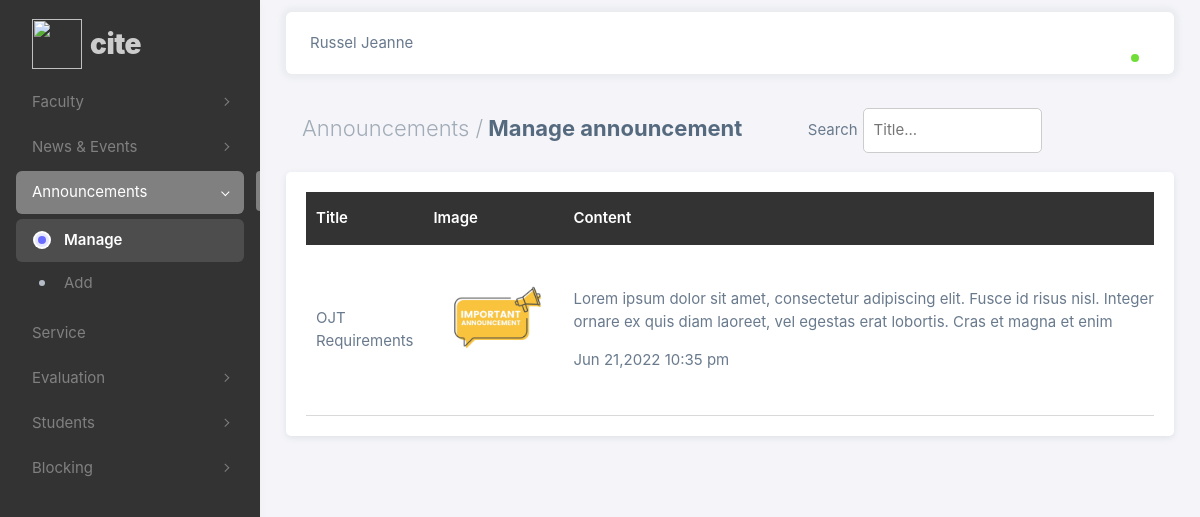
Page /admin/php/announcements.php (signed in) on the committed database.
### tables this page shows
CREATE TABLE `announcement_tbl` (
  `bulletin_id` int(11) NOT NULL,
  `photo` varchar(255) NOT NULL,
  `title` varchar(30) NOT NULL,
  `content` varchar(1000) NOT NULL,
  `time_date` datetime NOT NULL
);

### admin/php/announcements.php (the view, shortened to what this page needs)
<?php
if (isset($_SESSION['id']) && isset($_SESSION['username']) && isset($_SESSION['fname'])) {
?>
<!DOCTYPE html>
<html
  lang="en"
  class="light-style layout-menu-fixed"
  dir="ltr"
  data-theme="theme-default"
  data-assets-path="../assets/"
  data-template="vertical-menu-template-free"
>
  <head>
    <link rel="stylesheet" href="../assets/vendor/fonts/boxicons.css" />
    <link rel="stylesheet" href="../assets/vendor/css/core.css" class="template-customizer-core-css" />
    <link rel="stylesheet" href="../assets/vendor/css/theme-default.css" class="template-customizer-theme-css" />
    <link rel="stylesheet" href="../assets/css/demo.css" />
    <link rel="stylesheet" href="../assets/vendor/libs/perfect-scrollbar/perfect-scrollbar.css" />
    <link rel="stylesheet" href="../assets/vendor/libs/apex-charts/apex-charts.css" />
    <link rel="stylesheet" href="css/cite_theme.css" />
  </head>
  <body>
    <div class="layout-wrapper layout-content-navbar">
      <div class="layout-container">
        <aside id="layout-menu" class="layout-menu menu-vertical menu bg-menu-theme">
          <div class="app-brand demo">
            <a href="faculty.php" class="app-brand-link">
              <span class="app-brand-logo demo">
                <img src="assets/logo.png" style="height: 50px; width: 50px">
              </span>
              <span class="app-brand-text demo menu-text fw-bolder ms-2">CITE</span>
            </a>
          </div>
          <ul class="menu-inner py-1">
            <li class="menu-item">
              <a href="javascript:void(0);" class="menu-link menu-toggle">
                <div data-i18n="Layouts">Faculty</div>
              </a>
            </li>
            <li class="menu-item">
              <a href="javascript:void(0);" class="menu-link menu-toggle">
                <div data-i18n="Layouts">News & Events</div>
              </a>
            </li>
            <li class="menu-item active open">
              <a href="javascript:void(0);" class="menu-link menu-toggle">
                <div data-i18n="Layouts">Announcements</div>
              </a>
              <ul class="menu-sub">
                <li class="menu-item active">
                  <a href="announcements.php" class="menu-link">
                    <div>Manage</div>
                  </a>
                </li>
                <li class="menu-item">
                  <a href="add_announcements.php" class="menu-link">
                    <div>Add</div>
                  </a>
                </li>
              </ul>
            </li>
            <li class="menu-item">
              <a href="index.html" class="menu-link">
                <div data-i18n="Analytics">Service</div>
              </a>
            </li>
            <li class="menu-item">
              <a href="javascript:void(0);" class="menu-link menu-toggle">
                <div data-i18n="Layouts">Evaluation</div>
              </a>
            </li>
            <li class="menu-item">
              <a href="javascript:void(0);" class="menu-link menu-toggle">
                <div data-i18n="Layouts">Students</div>
              </a>
            </li>
            <li class="menu-item">
              <a href="javascript:void(0);" class="menu-link menu-toggle">
                <div data-i18n="Layouts">Blocking</div>
              </a>
            </li>
          </ul>
        </aside>
        <div class="layout-page">
          <nav
            class="layout-navbar container-xxl navbar navbar-expand-xl navbar-detached align-items-center bg-navbar-theme"
            id="layout-navbar">
            <div class="navbar-nav-right d-flex align-items-center" id="navbar-collapse">
              <div class="navbar-nav align-items-center">
                <div class="nav-item d-flex align-items-center">
                  <span><?php echo $_SESSION['fname'].' '.$_SESSION['lname'];?></span>
                </div>
              </div>
              <ul class="navbar-nav flex-row align-items-center ms-auto">
                <li class="nav-item navbar-dropdown dropdown-user dropdown">
                  <a class="nav-link dropdown-toggle hide-arrow" href="javascript:void(0);" data-bs-toggle="dropdown">
                    <div class="avatar avatar-online">
                    </div>
                  </a>
                </li>
              </ul>
            </div>
          </nav>
          <div class="content-wrapper">
            <div class="container-xxl flex-grow-1 container-p-y">
              <div class="d-flex flex-wrap">
                <div class="p-2 flex-fill">
                  <h4 class="fw-bold p-2"><span class="text-muted fw-light">Announcements /</span> Manage announcement</h4>
                </div>
                <div class="p-2 flex-fill">
                  <?php
                    include "db_conn.php";
                    $sql = "SELECT * FROM announcement_tbl ORDER BY bulletin_id DESC";
                    if (isset($_POST['search'])) {
                      $search = $_POST['search'];
                      $sql = "SELECT * FROM announcement_tbl WHERE title LIKE '%$search%'";
                    }
                    else {
                      $search = "";
                        $sql = "SELECT * FROM announcement_tbl ORDER BY bulletin_id DESC";
                    }
                  ?>
                  <form method="POST">
                    <label>Search</label><input type="text" class="search" placeholder="Title..." name="search" value="<?php echo $search;?>">
                  </form>
                </div>
              </div>
              <div class="section-container card">
                <div class="table-wrapper">
                  <table class="table-cite" id="announcement_tbl">
                    <thead>
                      <tr>
                        <th scope="col">Title</th>
                        <th scope="col">Image</th>
                        <th scope="col">Content</th>
                      </tr>
                    </thead>
                    <tbody>
                     <?php
                        $result = $conn->query($sql);
                        if($result->num_rows > 0) {
                          while ($row=$result->fetch_assoc()) {
                      ?>
                      <tr>
                        <td><?php echo $row['title'];?></td>
                        <td>
                          <div class="image-container" style="height: 120px; width: 120px;">
                            <img src="images/<?php echo $row['photo'];?>">
                          </div>
                        </td>
                        <td>
                          <div class="description-container mb-3">
                            <?php echo $row['content'];?>
                          </div>
                          <span><?php $date = $row['time_date']; echo date("M d,Y h:i a", strtotime($date));?></span>
                        </td>
                      </tr>
                      <?php
                          }
                        }
                      ?>
                    </tbody>
                  </table>
                </div>
              </div>
            </div>
          </div>
        </div>
      </div>
    </div>
  </body>
</html>
<?php
} else {
  header("Location: index.php");
  exit();
}
?>

### admin/assets/css/demo.css (style rules this page uses)
.menu .app-brand.demo { height: 64px; margin-top: 12px; }
.app-brand-text.demo { font-size: 1.75rem; letter-spacing: -0.5px; text-transform: lowercase; }

### admin/php/css/cite_theme.css (style rules this page uses)
.section-container { background-color: #fff; padding: 20px; border-radius: 5px; }
.table-cite { border-collapse: collapse; width: 100%; overflow-x: auto; }
.table-cite th { padding: 15px 10px; color: #fff; background-color: #333; position: sticky; top: 0; text-align: left; }
.table-cite td { padding: 15px 10px; border-bottom: 1px solid #d9d9d9; }
.description-container { line-height: 1.5em; height: 3em; overflow: hidden; width: 600px; }
.search { padding: 10px; display: inline-block; border-radius: 5px; width: 50%; border: 1px solid #cccccc; margin: 0px 0px 0px 5px; }
.table-wrapper { overflow-y: scroll; max-height: 90vh; }
.image-container { height: 200px; width: 200px; margin: 0 0 20px 0; overflow: hidden; display: flex; justify-content: center; }

### rows in the picture
announcement_tbl: title "OJT Requirements", photo (picture), content "Lorem ipsum dolor sit amet, consectetur adipiscing elit. Fusce id risus nisl. Integer ornare ex quis diam laoreet, vel egestas erat lobortis. Cras et magna et enim…", time_date "Jun 21,2022 10:35 pm"

### other values in the picture
$_SESSION['fname'] "Russel Jeanne"
